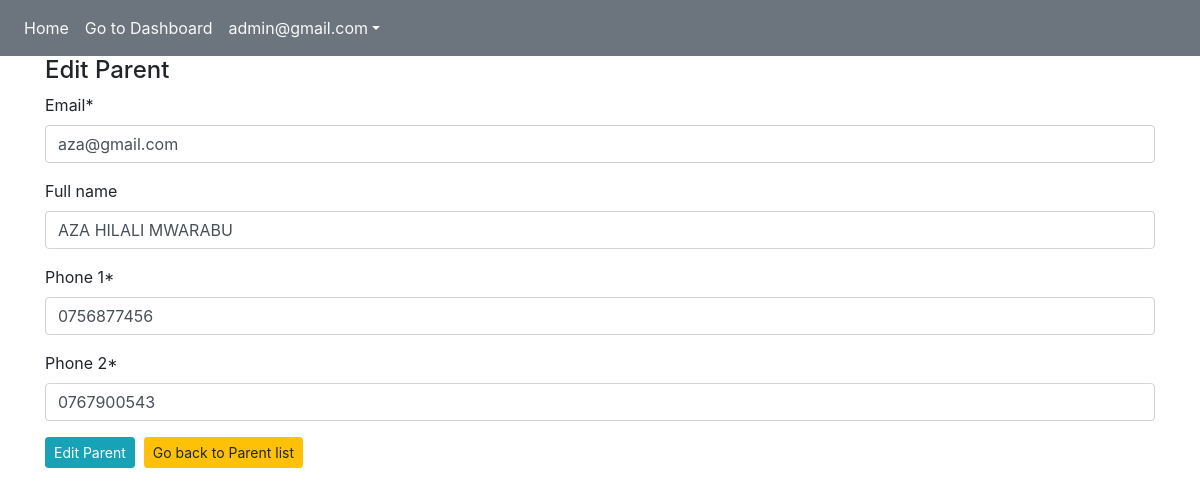
Screenshot of /edit_parent/4 (signed in) with the database file from the repository.
### result_app/models.py (models this page shows, shortened)
class User(AbstractBaseUser,PermissionsMixin):
    email=models.EmailField(unique=True,blank=False,null=False)
    password=models.CharField(max_length=200)
    full_name=models.CharField(unique=True,max_length=90,blank=True,null=True)
    phone_1=models.CharField(max_length=50)
    phone_2=models.CharField(max_length=50)
    is_active=models.BooleanField(default=True,blank=True,null=True)
    is_staff=models.BooleanField(default=False,blank=True,null=True)
    is_superuser=models.BooleanField(default=False,blank=True,null=True)
    USERNAME_FIELD='email'
    EMAIL_FIELD='email'
    REQUIRED_FIELDS=[]
    objects=CustomUserManager()

### result_app/views.py (the view)
# urls.py: path('edit_parent/<pk>',views.edit_parent,name='edit_parent'),
def edit_parent(request,pk):
    parent=User.objects.get(id=pk)
    form=EditParentForm(instance=parent)
    if request.method=='POST':
        form=EditParentForm(request.POST,instance=parent)
        if form.is_valid():
            form.save()
            return redirect('parent_list')
    return render(request,'edit_parent.html',{'form':form})

### result_app/forms.py
class EditParentForm(forms.ModelForm):
    class Meta:
        model=User
        fields=['email','full_name','phone_1','phone_2']

### templates/edit_parent.html (shortened to what this page needs)
{% extends 'base.html' %}
{% load crispy_forms_tags %}
{% block content %}
    <form  method="post">
        <h4>Edit Parent</h4>
        {{form|crispy}}
        <input type="submit" class="btn btn-info btn-sm" value="Edit Parent">&nbsp;&nbsp;<a href="{% url 'parent_list' %}"  class="btn btn-warning btn-sm">Go back to Parent list</a>
    </form>
{% endblock %}

### templates/navbar.html (shortened to what this page needs)
<nav class="navbar navbar-expand-lg navbar-light bg-secondary">
    <div class="collapse navbar-collapse" id="navbarNavAltMarkup">
      <div class="navbar-nav">
        <a class="nav-item nav-link text-light active" href="{% url 'home' %}">Home <span class="sr-only">(current)</span></a>
        {% if request.user.is_authenticated %}
        {% if user.is_superuser %}
        <a  class="nav-item nav-link text-light active" href="{% url 'dashboard' %}">Go to Dashboard</a>
        {% endif %}
         <div class="nav-item dropdown">
          <a href="" class="nav-link text-light dropdown-toggle" id="navbardrop" data-toggle="dropdown">{{user.email}}</a>
         </div>
        {% else %}
        <a class="nav-item nav-link text-light" href="{% url 'signup' %}">SignUp</a>
        <a class="nav-item nav-link text-light" href="{% url 'login' %}">Login</a>
        {% endif %}
      </div>
    </div>
  </nav>

### rows the page displays
User: email "admin@gmail.com"
User: email "aza@gmail.com", full_name "AZA HILALI MWARABU", phone_1 "0756877456", phone_2 "0767900543"
